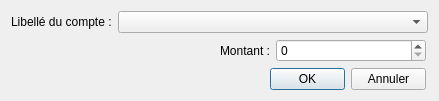
<?xml version="1.0" encoding="UTF-8"?>
<ui version="4.0">
 <class>BDEditerUnMvt</class>
 <widget class="QDialog" name="BDEditerUnMvt">
  <property name="geometry">
   <rect>
    <x>0</x>
    <y>0</y>
    <width>439</width>
    <height>99</height>
   </rect>
  </property>
  <property name="windowTitle">
   <string>Dialog</string>
  </property>
  <layout class="QGridLayout" name="gridLayout">
   <item row="0" column="0">
    <layout class="QFormLayout" name="formLayout">
     <item row="0" column="0">
      <widget class="QLabel" name="label">
       <property name="text">
        <string>Libellé du compte :</string>
       </property>
      </widget>
     </item>
     <item row="0" column="1">
      <widget class="QComboBox" name="comboBoxLibelleCpt"/>
     </item>
    </layout>
   </item>
   <item row="1" column="0">
    <layout class="QFormLayout" name="formLayout_3">
     <property name="labelAlignment">
      <set>Qt::AlignRight|Qt::AlignTrailing|Qt::AlignVCenter</set>
     </property>
     <property name="formAlignment">
      <set>Qt::AlignRight|Qt::AlignTop|Qt::AlignTrailing</set>
     </property>
     <property name="rightMargin">
      <number>8</number>
     </property>
     <item row="0" column="0">
      <widget class="QLabel" name="labelMontant">
       <property name="text">
        <string>Montant :</string>
       </property>
      </widget>
     </item>
     <item row="0" column="1">
      <widget class="QSpinBox" name="spinBoxMontant">
       <property name="maximumSize">
        <size>
         <width>150</width>
         <height>16777215</height>
        </size>
       </property>
       <property name="maximum">
        <number>1000000000</number>
       </property>
       <property name="singleStep">
        <number>1000</number>
       </property>
      </widget>
     </item>
    </layout>
   </item>
   <item row="2" column="0">
    <layout class="QFormLayout" name="formLayout_4">
     <property name="labelAlignment">
      <set>Qt::AlignRight|Qt::AlignTrailing|Qt::AlignVCenter</set>
     </property>
     <property name="formAlignment">
      <set>Qt::AlignRight|Qt::AlignTop|Qt::AlignTrailing</set>
     </property>
     <property name="rightMargin">
      <number>8</number>
     </property>
     <item row="0" column="0">
      <widget class="QPushButton" name="btn_ok">
       <property name="maximumSize">
        <size>
         <width>75</width>
         <height>23</height>
        </size>
       </property>
       <property name="text">
        <string>OK</string>
       </property>
      </widget>
     </item>
     <item row="0" column="1">
      <widget class="QPushButton" name="btn_annuler">
       <property name="maximumSize">
        <size>
         <width>75</width>
         <height>16777215</height>
        </size>
       </property>
       <property name="text">
        <string>Annuler</string>
       </property>
      </widget>
     </item>
    </layout>
   </item>
  </layout>
 </widget>
 <resources/>
 <connections/>
</ui>
